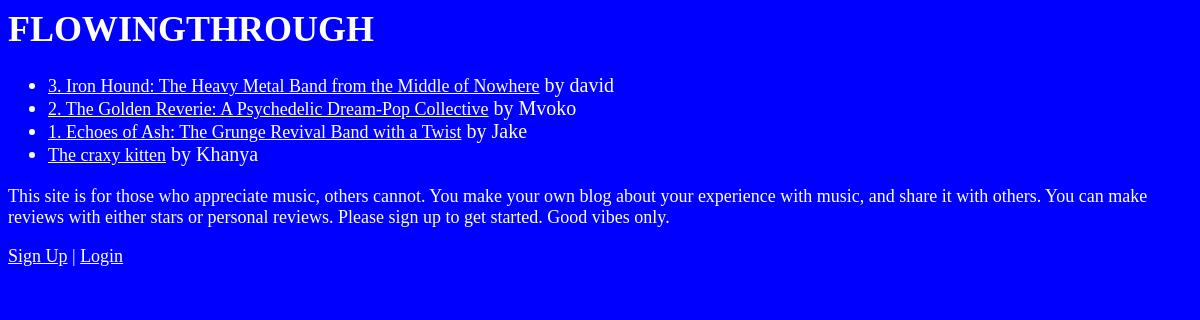
The page / on the database its author committed.
### blog/models.py (models this page shows, shortened)
class Post(models.Model):
    title = models.CharField(max_length=200)
    content = models.TextField()
    author = models.ForeignKey(User, on_delete=models.CASCADE, related_name='posts')
    created_at = models.DateTimeField(auto_now_add=True)
    class Meta:
        ordering = ['-created_at']  # Orders posts by latest created

### blog/views.py (the view)
# urls.py: path('', views.blog_list, name='blog_list'),
def blog_list(request):
    posts = Post.objects.all().order_by('-created_at')
    return render(request, 'post_list.html', {'posts': posts})

### blog/templates/post_list.html (shortened to what this page needs)
<html lang="en">
<head>
</head>
<body>
    <h1>FLOWINGTHROUGH</h1>
    <ul class="list-group">
        {% for post in posts %}
            <li class="list-group"><a href="{% url 'blog:post_detail' post.id %}">{{ post.title }}</a> by {{ post.author }}</li>
        {% endfor %}
    </ul>
    <p>This site is for those who appreciate music, others cannot. You make your
        own blog about your experience with music, and share it with others.
        You can make reviews with either stars or personal reviews.
        Please sign up to get started.
        Good vibes only.
    </p>
    <a href="{% url 'blog:signup' %}">Sign Up</a> | <a href="{% url 'blog:login' %}">Login</a>
</body>
</html>

### blog/templates/post_list.html (style rules this page uses)
body { background-color: blue; font-size: 18px; color: white; }
h1 { font-size: 36px; }
.list-group { font-size: 20px; }
p { font-size: 18px; }
a { font-size: 18px; color: white; }

### rows shown on the page
Post: title "3. Iron Hound: The Heavy Metal Band from the Middle of Nowhere", author "david"
Post: title "2. The Golden Reverie: A Psychedelic Dream-Pop Collective", author "Mvoko"
Post: title "1. Echoes of Ash: The Grunge Revival Band with a Twist", author "Jake"
Post: title "The craxy kitten", author "Khanya"
